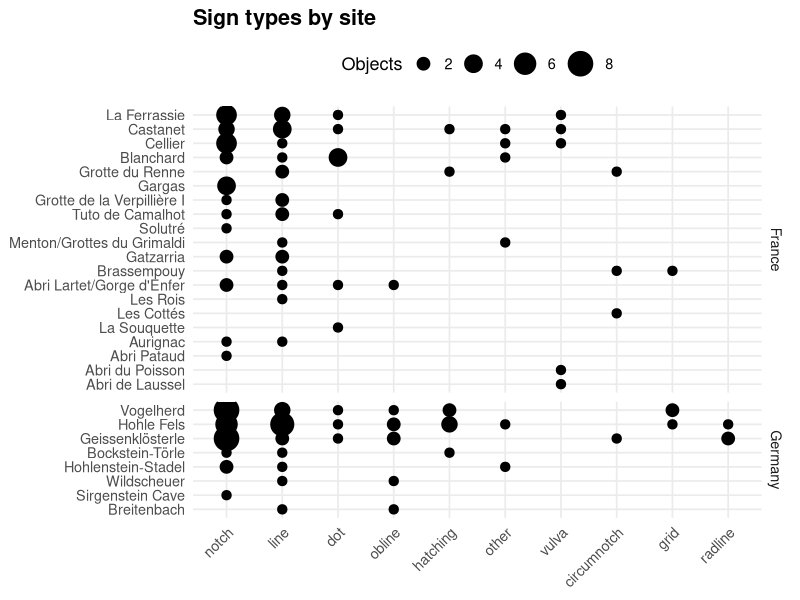

The R source for this figure:
## ---- chunk 1
library(tidyverse)
signbase <- read_csv("signbase.csv", show_col_types = FALSE)
theme_set(theme_minimal(base_size = 13) +
            theme(plot.title = element_text(face = "bold"), legend.position = "top"))
## ---- chunk 2
#| label: prepare-focus
# Focus on the two best-documented countries and remove duplicate records
signs_focus <- signbase |>
  filter(country %in% c("Germany", "France"))  |>
  distinct(site_name, object_type, .keep_all = TRUE)

sign_freq <- signs_focus |>
  pivot_longer(line:other, names_to = "sign", values_to = "present") |>
  summarise(prop = mean(present, na.rm = TRUE),
            n_present = sum(present, na.rm = TRUE), .by = c(country, sign))

top10 <- sign_freq |>
  summarise(n = sum(n_present), .by = sign) |>
  slice_max(n, n = 10, with_ties = FALSE) |>
  pull(sign)

site_counts <- signs_focus |>
  count(country, site_name) |>
  mutate(share = n / sum(n), .by = country)

top_site <- site_counts |>
  slice_max(n, n = 1, by = country, with_ties = FALSE)
top_de <- filter(top_site, country == "Germany")
top_fr <- filter(top_site, country == "France")
## ---- chunk 3
#| label: fig-sites
#| fig-cap: "Number of objects at each site carrying each of the ten most common sign types. Sites are ordered by their total number of analysed objects; sites with none of these sign types are not shown."
#| fig-height: 8
site_signs <- signs_focus |>
  pivot_longer(all_of(top10), names_to = "sign", values_to = "present") |>
  summarise(n = sum(present, na.rm = TRUE), .by = c(country, site_name, sign)) |>
  filter(n > 0) |>
  left_join(select(site_counts, site_name, n_site = n), by = "site_name")

site_signs |>
  ggplot(aes(factor(sign, levels = top10), fct_reorder(site_name, n_site),
             size = n)) +
  geom_point() +
  facet_grid(rows = vars(country), scales = "free_y", space = "free_y") +
  scale_size_area(max_size = 8) +
  labs(title = "Sign types by site", x = NULL, y = NULL, size = "Objects") +
  theme(axis.text.x = element_text(angle = 45, hjust = 1))
## ---- chunk 4
#| label: conclusion-values
#| echo: false
sign_pct <- function(ctry, s) {
  round(100 * filter(sign_freq, country == ctry, sign == s)$prop)
}
notch_de  <- sign_pct("Germany", "notch")
notch_fr  <- sign_pct("France", "notch")
line_de   <- sign_pct("Germany", "line")
line_fr   <- sign_pct("France", "line")
obline_de <- sign_pct("Germany", "obline")
obline_fr <- sign_pct("France", "obline")
vulva_fr  <- sign_pct("France", "vulva")

top3_de <- site_counts |>
  filter(country == "Germany") |>
  slice_max(n, n = 3, with_ties = FALSE)
top3_de_sites <- knitr::combine_words(top3_de$site_name)
top3_de_pct   <- round(100 * sum(top3_de$share))
